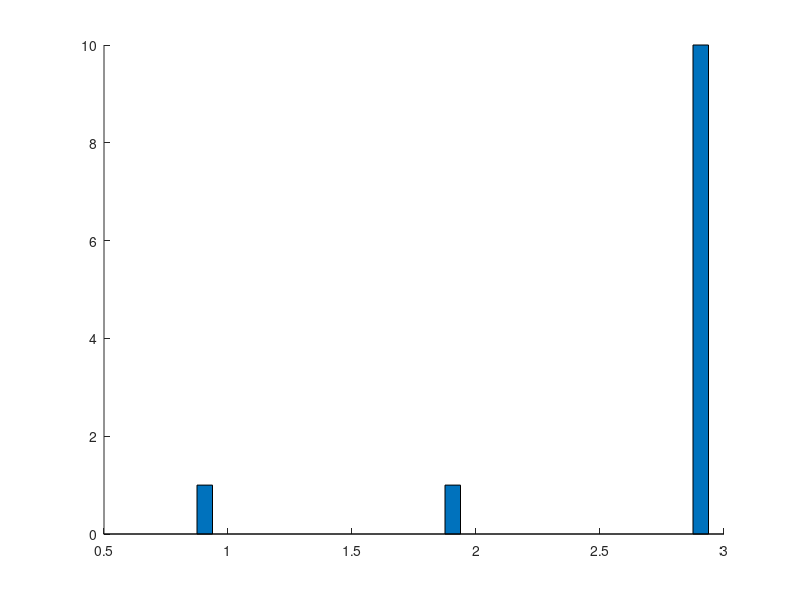

The MATLAB script that drew this image: (Note: this script raises an error after producing the figure.)
function failuresPlot()
% Create a stacked bar chart using the bar function

cd('../General');
fileID=fopen('Inconsistency.txt');
Z = textscan(fileID,'%d %d %d %d %d %s %d %d %d %s %d %s %s %s %d %d %d %d');
fclose(fileID);

figure;
y = [Z{3} Z{4}];
h = bar(y, 0.5, 'stack');
title('Test Failures','fontweight','bold','fontsize',16);
xlabel('Scenarios','fontweight','bold','fontsize',14);
ylabel('Times a failure occurs','fontweight','bold','fontsize',14);
scenarioNames={'1CBD - Const Prices','1CBD - Var Prices','3CBD - Var Prices'};
legend('Urban', 'Budget','Location','NorthWest');
set(h(1),'FaceColor',[0.5,1,0.3])
set(h(2),'FaceColor',[0.5,0,0])
set(gca,'xticklabel',scenarioNames)
handle=gcf;
saveas(handle, ['sumFailures'],'epsc')
cd('../Functions');
end

